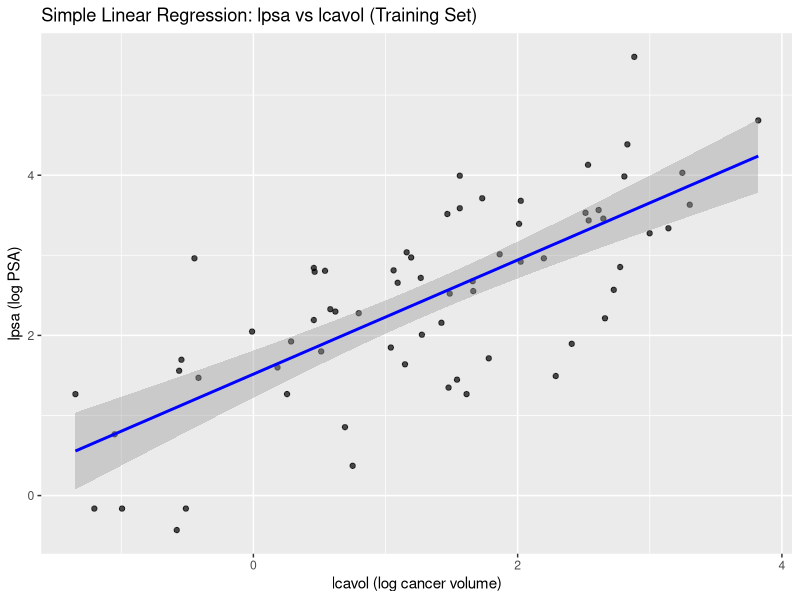
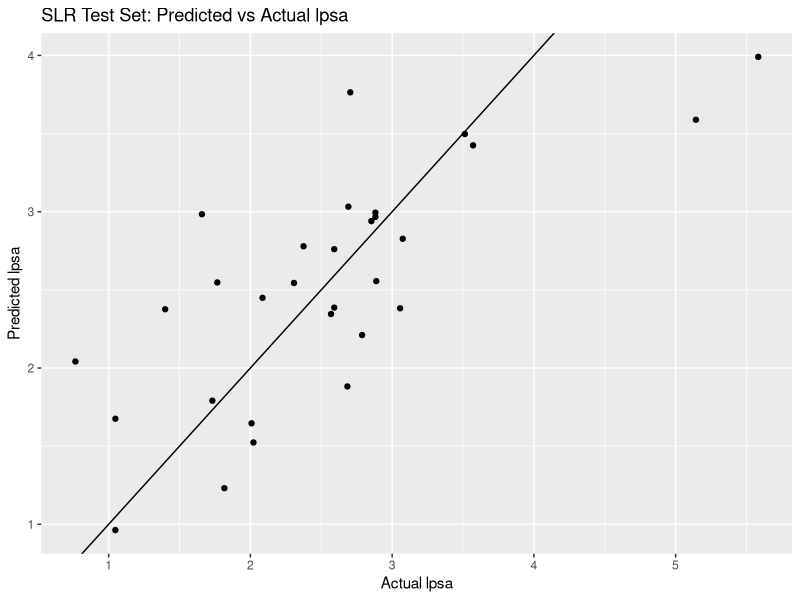
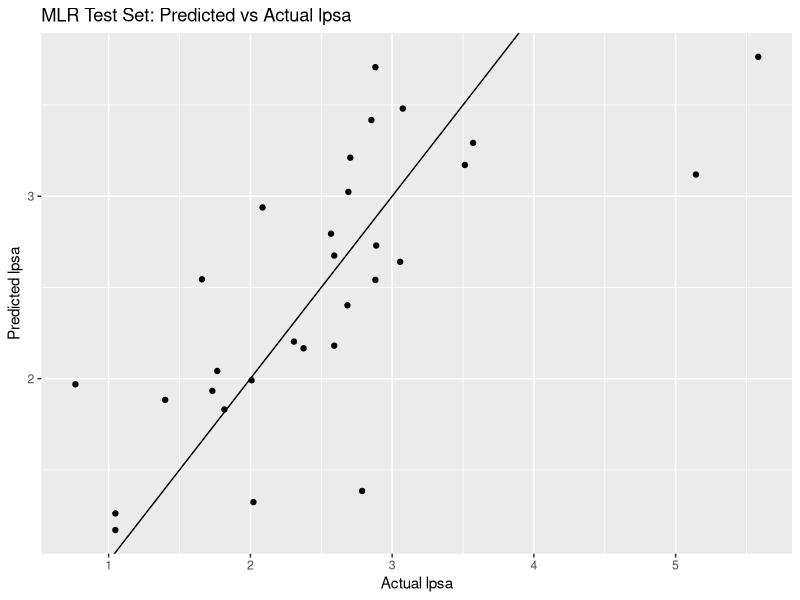

Write R code to recreate these figures, in order.
# Load libraries
library(tidyverse)
library(caret)

# Load data
df <- read_csv("prostate.csv")

# Split data into training and test sets
train_df <- df %>% filter(train == TRUE)
test_df  <- df %>% filter(train == FALSE)

# Validate ntrain and ntest
ntrain <- nrow(train_df)
ntest  <- nrow(test_df)
ntrain
ntest

# Separate train/test predictors (X) and outcome (Y)
y_train <- train_df$lpsa
y_test  <- test_df$lpsa
# Filter out non-predictor columns
X_train <- train_df %>%
  select(-lpsa, -train, -id)
X_test <- test_df %>%
  select(-lpsa, -train, -id)

# Validate
dim(X_train)
length(y_train)
dim(X_test)
length(y_test)

# Simple Linear Regression (SLR) with the lcavol predictor
slr_fit <- lm(lpsa ~ lcavol, data = train_df)
summary(slr_fit)

# Plot SLR results on training set
ggplot(train_df, aes(x = lcavol, y = lpsa)) +
  geom_point(alpha = 0.7) +
  geom_smooth(
    method = "lm",
    se = TRUE,
    level = 0.95,
    color = "blue"
  ) +
  labs(
    title = "Simple Linear Regression: lpsa vs lcavol (Training Set)",
    x = "lcavol (log cancer volume)",
    y = "lpsa (log PSA)"
  )

# Generate predictions using the SLR model
pred_test_slr <- predict(slr_fit, newdata = test_df)

# Evaluate SLR model performance on test set
rmse_slr <- RMSE(pred_test_slr, test_df$lpsa)
r2_slr   <- R2(pred_test_slr, test_df$lpsa)
rmse_slr
r2_slr

# Plot predicted vs actual for SLR model on test set
tibble(
  actual = test_df$lpsa,
  predicted = as.numeric(pred_test_slr)
) %>%
  ggplot(aes(x = actual, y = predicted)) +
  geom_point() +
  geom_abline(slope = 1, intercept = 0) +
  labs(
    title = "SLR Test Set: Predicted vs Actual lpsa",
    x = "Actual lpsa",
    y = "Predicted lpsa")

# SLR Conclusion: The SLR model using lcavol as a predictor in the test set shows moderate 
# generalization performance on the test set, with RMSE (0.69) and R-squared (0.54) values.
# With a RMSE of 0.69 on lpsa which translates to about a multiplicative factor of 2 in relative PSA error, 
# we can capture the order of magnitude to reasonably separate low vs. high PSA, but yet, 
# we cannot reliably distinguish between 6 vs. 9 ng/mL PSA values for clinical decision-making.
# While the R2 tells us that lcavol explains a good portion of variability in lpsa, the remaining 46% remains unexplained. 
# These results indicate room for improvement with more predictors in Multiple Linear Regression (MLR) model.

# Multiple Linear Regression (MLR) with all predictors except id, train, and lpsa
mlr_fit <- lm(lpsa ~ lcavol + lweight + age + lbph + svi + lcp + gleason + pgg45, data = train_df)
summary(mlr_fit)

# Optional: confint(mlr_fit, level = 0.95)
beta_svi <- coef(mlr_fit)["svi"]
exp(beta_svi)
beta_lcavol <- coef(mlr_fit)["lcavol"]
exp(beta_lcavol)

# Generate predictions using the MLR model
pred_test_mlr <- predict(mlr_fit, newdata = test_df)

# Evaluate MLR model performance on test set
rmse_mlr <- RMSE(pred_test_mlr, test_df$lpsa)
r2_mlr   <- R2(pred_test_mlr, test_df$lpsa)
rmse_mlr
r2_mlr

# Plot predicted vs actual for MLR model on test set
tibble(
  actual = test_df$lpsa,
  predicted = as.numeric(pred_test_mlr)
) %>%
  ggplot(aes(x = actual, y = predicted)) +
  geom_point() +
  geom_abline(slope = 1, intercept = 0) +
  labs(
    title = "MLR Test Set: Predicted vs Actual lpsa",
    x = "Actual lpsa",
    y = "Predicted lpsa"
  )
